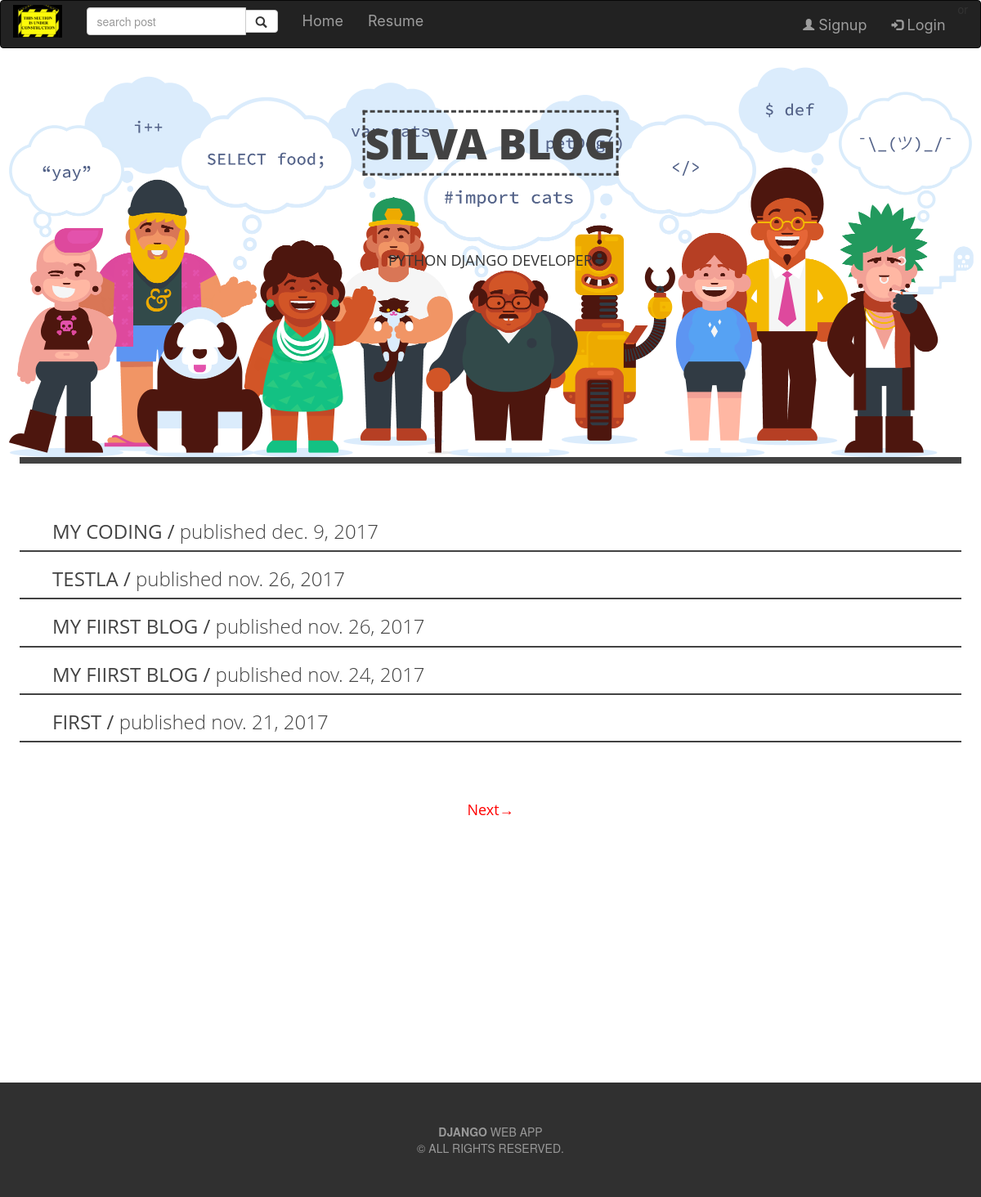
Page /post/list on the earlier database version.
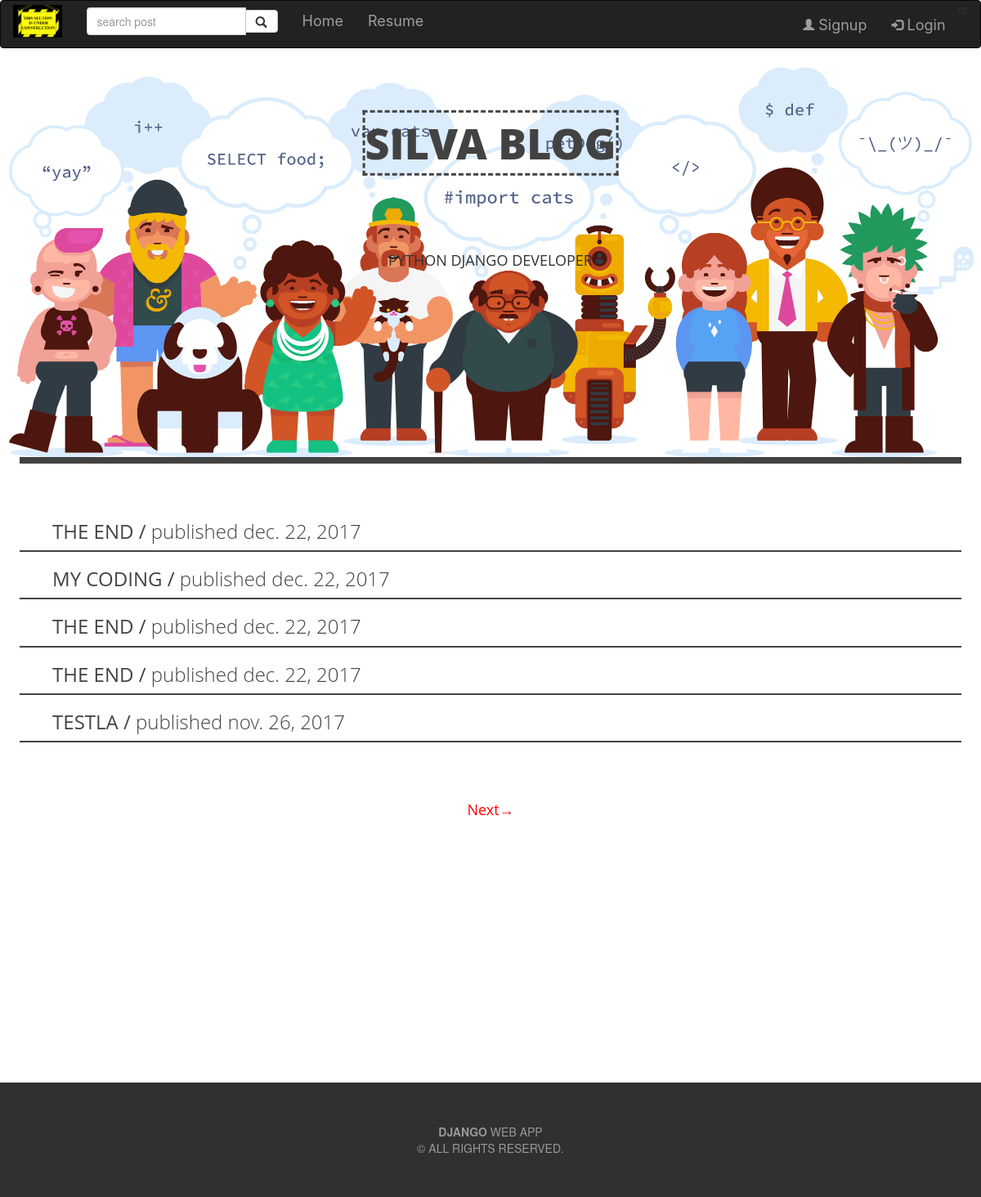
Same page on the later database version.
### post/models.py (models this page shows, shortened)
class Post(models.Model):
    STATUS_CHOICE = (
       ('draft', 'Draft'),
       ('published', 'Published')
    )
    title    = models.CharField(max_length=50)
    slug     = models.SlugField(max_length=250 , unique_for_date='publish')
    author   = models.ForeignKey(User, related_name='blog_post')
    image = models.ImageField(upload_to=upload_location,
                                null=True,
                                blank=True,
                                height_field = 'height_field',
                                width_field = 'width_field',
                                )
    height_field = models.IntegerField(default=0)
    width_field = models.IntegerField(default=0)
    image_info = models.CharField(max_length=30, default='image info', null=True, blank=True)
    content  = models.TextField()
    publish  = models.DateTimeField(default=timezone.now)
    created  = models.DateTimeField(auto_now=True)
    updated  = models.DateTimeField(auto_now_add=True)
    status   = models.CharField(max_length=10, choices=STATUS_CHOICE, default='draft')
    objects = models.Manager()
    tags = TaggableManager()
    publishs = PostManager()
    class Meta:
        ordering = ('-publish',)
    def get_absolute_url(self):
        return reverse('post:post_detail', args=[self.publish.year,
                                 self.publish.month,
                                 self.publish.day,
                                 self.slug])

### post/views.py (the view)
class PostList(ListView):
    model = Post
    paginate_by = 5
    context_object_name = 'posts'
    def get_queryset(self):
        post_list = Post.publishs.all()
        if self.request.user.is_superuser or self.request.user.is_staff:
            post_list = Post.objects.all()
        return post_list
    template_name = 'post/list.html'

### post/models.py (called while the page is built)
    def get_queryset(self):
        pubquery = super(PostManager, self).get_queryset()
        query = pubquery.filter(status='published').filter(publish__lte=timezone.now())
        return query

### post/templates/post/list.html (shortened to what this page needs)
{% extends 'post/base.html' %}
{% block content %}
{% load static %}
<header class=" con-img" style="margin-top:20px;" >
		<img class="img-responsive"  src="{% static 'image\head.jpg'' %}" alt="image header">
		<p class="con-text" style="font-weight: 900;color: #424242; ">SILVA BLOG</p>
		<P class="con-bottom" style="text-transform: uppercase; ">python django developer</P>
</header>
<div class="head" style="border-top: solid #424242 8px; text-align: left; margin: 0px 24px 0px; mar
">
	<div style="padding-top: 50px">
	{% for post in posts %}
	<div style=" border-bottom: solid #424242 2px; 	font-family: "Open Sans", arial, sans-serif;" class="post-list" >
	    <ul style="list-style: none">
		        <li>
		        	<h3>
		        	<a href="{{ post.get_absolute_url }}">{{ post.title}} /
		        		<span style="text-transform: lowercase; font-weight: 100">Published {{ post.created|date}}
		        		</span>
		        	</a>
		       </h3>
		        </li>
		    </ul>
		</div>
		{% endfor %}
		</div>
	</div>
<div style="margin-top: 50px; margin-bottom: 300px;" class="paginator head">
{% include "post/pagination.html" %}
</div>
{% endblock %}

### post/templates/post/base.html (shortened to what this page needs)
<html lang="eng">
{% load static %}
{% load crispy_forms_tags %}
<head>
    <link rel="stylesheet" href="{% static 'css/base.css' %}">
    <link rel="stylesheet" href="https://maxcdn.bootstrapcdn.com/bootstrap/3.3.7/css/bootstrap.min.css">
    <link href="//maxcdn.bootstrapcdn.com/font-awesome/4.1.0/css/font-awesome.min.css" rel="stylesheet">
    <link rel="stylesheet" href="https://cdnjs.cloudflare.com/ajax/libs/font-awesome/4.7.0/css/font-awesome.min.css">
      <link rel="stylesheet" href="https://maxcdn.bootstrapcdn.com/bootstrap/3.3.7/css/bootstrap.min.css">
</head>
<body>
    <nav class="navbar navbar-inverse" >
        <div class="container-fluid">
            <div class="navbar-header">
                <a href="{% url 'post:lists' %}" class="navbar-brand" ><img alt="silvablog" class="pull-left" style="max-height:40px;margin-top: -10px" src="{% static 'image\construct.jpg' %}" /> </a>
            </div>
            <div class="collapse navbar-collapse" id="mynavbar">
                    <form class="navbar-form navbar-left" method="GET">
                        <div class="input-group">
                          <input type="text" class="form-control" placeholder="search post" name="q" value="{{ request.Get.q }}">
                          <div class="input-group-btn">
                            <button class="btn btn-default" type="submit">
                              <i class="glyphicon glyphicon-search"></i>
                            </button>
                          </div>
                        </div>
                      </form>
                <ul class="nav navbar-nav">
                    <li class="navlist"><a href="{% url 'post:lists' %}">Home</a></li>
                    <li class="navlist"><a href="{% url 'resume_cv' %}">Resume</a></li>
                </ul>
                <ul class="nav navbar-nav navbar-right">
                        {% if user.is_authenticated %}
                        <li class="dropdown">
                                <a class="dropdown-toggle" data-toggle="dropdown" href="#"><img class="img-responsive" style="border-radius:50%;max-height:20px;" src="{% static 'image\construct.jpg' %}" alt="ini"><span class="caret"></span></a>
                                <ul class="dropdown-menu">
                                    <li style="border-bottom: solid black 2px;background-color:#888">logged in as {{ user.get_username }}</li>
                                    <li><a href="{% url 'account_edit' %}">profile</a></li>
                                    <li><a href="{% url 'logout' %}?=next{{request.path}}">logout</a></li>
                                </ul>
                            </li>
                     {% else %}
                        <li ><a href="{% url 'registration' %}"><span class="glyphicon glyphicon-user"><span class="navlist" style="margin-left: 5px;">Signup</span></span></a></li> or
                        <li ><a href="{% url 'login' %}?=next{{request.path}}"><span class="glyphicon glyphicon-log-in"><span class="navlist" style="margin-left: 5px;">Login</span></span></a></li>
                    {% endif %}
                </ul>
            </div>
        </div>
    </nav>
<div>
    {% block content %}
	{% endblock %}
</div>
<footer class="containers " style="margin-top: 200px;">
	<div class="footer-copyright"><b>django</b> web app<br>  © All rights reserved.</div>
</footer>
</body>
</html>

### post/templates/post/pagination.html (shortened to what this page needs)
{% if  is_paginated %}
<div class="pagination">
    <span class="step-links">
        {% if page_obj.has_next  %}
        <a href="?page={{ page_obj.next_page_number }}">Next→</a>
        {% endif %}
    </span>
</div>
{% endif %}

### static/css/base.css (style rules this page uses)
.head { font-family: "Open Sans", arial, sans-serif; text-align: center; }
.post-list a { color: #424242; text-decoration: none; text-transform: uppercase; }
.con-img { position: relative; text-align: center; font-family: "Open Sans", arial, sans-serif; }
.con-text { position: absolute; top: 20%; left: 50%; font-size: 52px; border-style: dashed; transform: translate(-50%, -50%); }
.con-bottom { position: absolute; top: 50%; left: 50%; transform: translate(-50%, -50%); font-size: 18px; }
.paginator a { color: red; font-family: "Open Sans", arial, sans-serif; font-size: 18px; text-decoration: none; }
.footer-copyright { padding-top: 50px; padding-bottom: 50px; color: #999; font-family: 50px; text-transform: uppercase; font-weight: 500; text-align: center; }
.containers { margin: 0 auto; right: 0; left: 0; bottom: 0; width: 100%; background-color: #303030; margin-bottom: 0px; }
html body { height: 100% }
input, textarea { width: 400px; box-sizing: border-box; font: 1em sans-serif; border: solid #303030 1px; background: transparent; padding: 10px 0px 10px 0px; }
button { margin: 0 auto; margin-left: 100px; }
* { box-sizing: border-box; -webkit-box-sizing: border-box; -moz-box-sizing: border-box; }
.navlist { font-family: -apple-system, BlinkMacSystemFont, "Segoe UI", Helvetica, Arial, sans-serif, "Apple Color Emoji", "Segoe UI Emoji", "Segoe UI Symbol"; font-size: 18; line-height: 1.5; }

Differences in the rows shown:
no longer on this page (row edited): Post: title "MY FIIRST BLOG", created "nov. 26, 2017"
no longer on this page (row unchanged): Post: title "MY FIIRST BLOG", created "nov. 24, 2017"
no longer on this page (row unchanged): Post: title "FIRST", created "nov. 21, 2017"
added Post: title "THE END", created "dec. 22, 2017"
changed Post "MY CODING": created "dec. 9, 2017" → "dec. 22, 2017"
added Post: title "THE END", created "dec. 22, 2017"
added Post: title "THE END", created "dec. 22, 2017"
